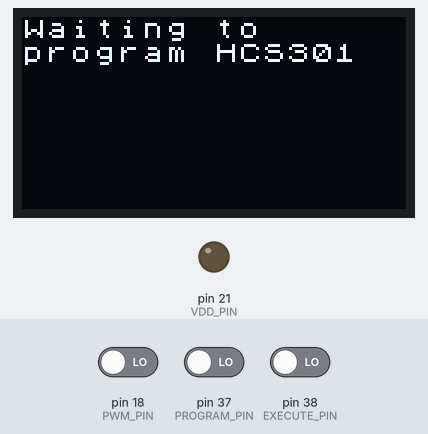
A sketch run on a simulated Arduino Mega 2560, built with avr-gcc and run on an emulated ATmega2560. Parts: 128×64 one-colour display, output pins drawn as LEDs (lit = HIGH). The inputs (shaded band) are chosen by the test bench; at power-on: pin 37 (PROGRAM_PIN) LOW, pin 18 (PWM_PIN) LOW, pin 38 (EXECUTE_PIN) LOW. Pins used as bus, display or sensor lines are not drawn; what the sketch prints to the serial monitor is not drawn.

Above: at 1.3 s.
1.4 s: pin 37 (PROGRAM_PIN) driven HIGH
At 3.0 s:
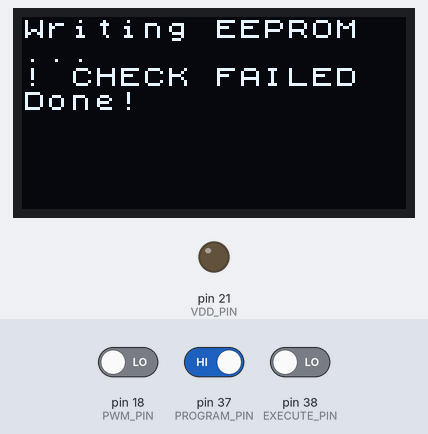
4.0 s: pin 18 (PWM_PIN) driven HIGH
7.0 s: pin 37 (PROGRAM_PIN) driven LOW and pin 38 (EXECUTE_PIN) driven HIGH
10.0 s: pin 38 (EXECUTE_PIN) driven LOW
At 10.7 s:
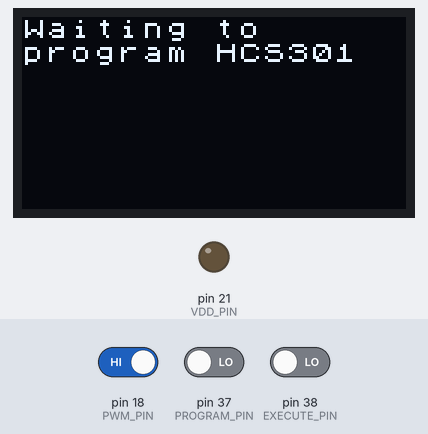
11.5 s: pin 38 (EXECUTE_PIN) driven HIGH
At 14.3 s:
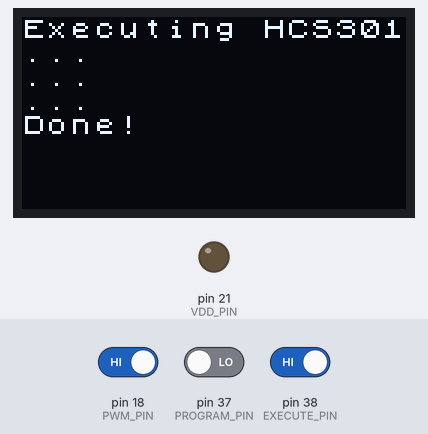
14.5 s: pin 37 (PROGRAM_PIN) driven HIGH
At 17.5 s:
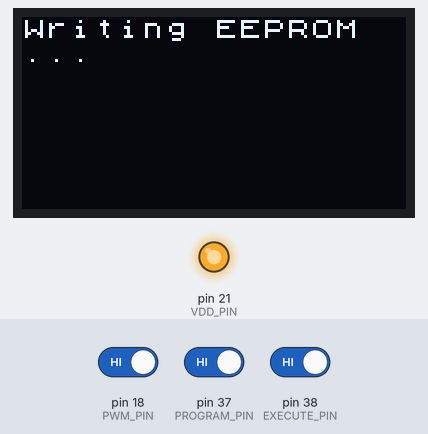
Timing chart, 0 to 18.5 s (numbered marks = the images above; inputs shaded):
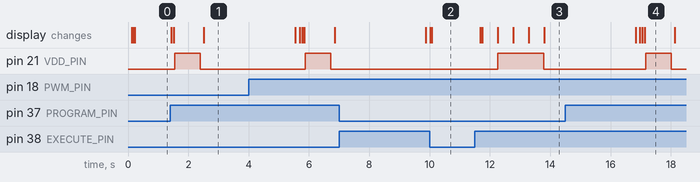

The sketch:

hcs301_programming.ino
```cpp
#include <U8x8lib.h>
U8X8_SSD1306_128X64_NONAME_SW_I2C u8x8(/* clock=*/ 15, /* data=*/ 4, /* reset=*/ 16);

// This is how many words the EEPROM has (12x 16 bit addresses)
#define EEPROM_SIZE 12
// The PWM PIN for programming/reading data.
#define PWM_PIN 18
// Clock Pin (S2)
#define CLK_PIN 14
// Power PIN
#define VDD_PIN 21
// Input for programming button
#define PROGRAM_PIN 37
// Input for execute button
#define EXECUTE_PIN 38

// Configuration Struct
struct HCSConfig {
  int auto_shutoff;
  int bsl0;
  int bsl1;
  int voltage_low;
  int overflow_0;
  int overflow_1;
  int envelope_encryption;
};

uint16_t eeprom_buffer[EEPROM_SIZE]; // Buffer for EEPROM Data
uint16_t vbuffer[EEPROM_SIZE]; // Data for verification received from device

void config_eeprom_buffer(uint16_t *eeprom_buffer, uint64_t key, uint16_t sync, uint32_t serial, uint32_t seed, struct HCSConfig config) {
  uint16_t base_config = 0x0000;
  // config_eeprom makes heavy use of bitmasking so that the function is a bit more user friendly.
  // Instead of passing 4 variables for the key, just pass a 64bit uint.
  // Since the HCS301 takes the eeprom config in 16 bit chunks when writing, we store it like that inside an array of 16 bit ints

  // Configure the secret key:
  // Split the key up into 4 separate words inside the eeprom buffer
  // This is accomplished by bitmasking the 64 bit key provided as an argument
  eeprom_buffer[0] = (key & 0x000000000000ffff);          // KEY_0
  eeprom_buffer[1] = (key & 0x00000000ffff0000) >> 16;    // KEY_1
  eeprom_buffer[2] = (key & 0x0000ffff00000000) >> 32;    // KEY_2
  eeprom_buffer[3] = (key & 0xffff000000000000) >> 48;    // KEY_3
  eeprom_buffer[4] = sync;                                // SYNC
  eeprom_buffer[5] = 0x0000;                              // RESERVED

  // In the HCS301 serial numbers only use the first 28 bits. If anything is set with those first 4 bits, its an invalid serial number
  // That being said, the bits are just ignored...
  if (serial >= 0x10000000) {
    printf("Invalid Serial!");
  }

  // Take the serial number and split into 2 words by bitmask and shift.
  eeprom_buffer[6] = (serial & 0x0000ffff);               // SERIAL_0
  eeprom_buffer[7] = (serial & 0x0fff0000) >> 16;         // SERIAL_1 / Auto Shutoff (MSb)

  // If AUTO_SHUTOFF is true, set the most significant bit (31) of the serial number.
  // We can simply add 0x8000 to the since it will be set to zero because of the bitmask above
  if (config.auto_shutoff == 1) {
    eeprom_buffer[7] += 0x8000;
  }

  // Split the seed into 2 words
  eeprom_buffer[8] = (seed & 0x0000ffff);                 // SEED_0
  eeprom_buffer[9] = (seed & 0xffff0000) >> 16;           // SEED_1
  eeprom_buffer[10] = 0x0000;                             // RESERVED

  // Setup the base config. We mask with 0x1 so if for some reason a bad int is passed, for example 0x1001, we ignore everything else for the bitwise or.
  // Probably not necessary, but...
  base_config = ((config.overflow_0 & 0x1) << 10) | base_config;
  base_config = ((config.overflow_1 & 0x1) << 11) | base_config;
  base_config = ((config.voltage_low & 0x1) << 12) | base_config;
  base_config = ((config.bsl0 & 0x1) << 13) | base_config;
  base_config = ((config.bsl1 & 0x1) << 14) | base_config;

  // Take the first 10 bit of the serial number to set the discrimination bits per the datasheet:
  eeprom_buffer[11] = (serial & 0x03ff) | base_config;    // CONFIG
}

void print_eeprom_buffer(uint16_t *eeprom_buffer) {
  // This function just prints stuff to the serial line for debugging. Useful for looking at what will be sent in binary/hex to verify functionality.
  int val;
  int bitmask;
  char buf[64]; // Temporary buffer for our formatted text for serial output.
  for (int line_number = 0; line_number < EEPROM_SIZE; line_number++) {
    sprintf(buf, "%1.2i: 0x%.4x  ", line_number, eeprom_buffer[line_number]);
    Serial.print(buf);
    // Print the binary representation of the number
    for (int i = 15; i >= 0; i--) {
      // First, we want to mask the bit we are interested in
      bitmask = 0x01 << i;
      // Next, lets mask the bit and shift to get the value
      val = (eeprom_buffer[line_number] & bitmask) >> i;
      sprintf(buf, "%i", val);
      Serial.print(buf);
      if (i != 0) {
        Serial.print(" ");
      }
    }
    Serial.print("\n");
  }
}

void write_eeprom_buffer(uint16_t *eeprom_buffer, uint16_t *vbuffer) {
  // Set PWM to output mode
  pinMode(CLK_PIN, OUTPUT);
  pinMode(PWM_PIN, OUTPUT);
  // Default the pwm to low
  digitalWrite(PWM_PIN, LOW);
  // Enable programming mode for the HCS301
  // S2[CLK_PIN] High for 3.5MS
  digitalWrite(CLK_PIN, HIGH);
  digitalWrite(VDD_PIN, HIGH);
  // TPS for 3.5ms-4.5ms
  delayMicroseconds(3500);
  digitalWrite(PWM_PIN, HIGH);
  // TPH1 for minimum of 3.5ms
  delayMicroseconds(3500);
  digitalWrite(PWM_PIN, LOW);
  // TPH2 for 50us
  delayMicroseconds(50);
  digitalWrite(CLK_PIN, LOW);
  // TPBW for 4.0ms
  delay(4);
  for (int line_number = 0; line_number < EEPROM_SIZE; line_number++) {
    // Ensure PWM is in output mode.
    pinMode(PWM_PIN, OUTPUT);
    for (int i = 0; i <= 15; i++) {
      uint16_t val;
      // Shift the buffer line_number i bits to the right, then bitmask with 0x01 to get a 0 or 1 (LOW/HIGH) and output directly to the PWM pin.
      val = (eeprom_buffer[line_number] >> i) & 0x01;
      digitalWrite(PWM_PIN, val);
      digitalWrite(CLK_PIN, HIGH);
      delayMicroseconds(35);
      digitalWrite(CLK_PIN, LOW);
      delayMicroseconds(35);
    }
    digitalWrite(CLK_PIN, LOW);
    digitalWrite(PWM_PIN, LOW);
    // Set PWM to input mode so we can get the ack
    pinMode(PWM_PIN, INPUT);
    // TWC for 50ms
    delay(50);
  }
  // Verify Cycle.
  digitalWrite(CLK_PIN, LOW);
  digitalWrite(PWM_PIN, LOW);
  for (int line_number = 0; line_number < EEPROM_SIZE; line_number++) {
    uint16_t val = 0x0000;
    for (int i = 0; i < 16 ; i++) {
      digitalWrite(CLK_PIN, HIGH);
      delayMicroseconds(35);
      // Read from LSB first...
      val += digitalRead(PWM_PIN) << i;
      digitalWrite(CLK_PIN, LOW);
      delayMicroseconds(35);
    }
    // Write the entire word to the vbuffer
    vbuffer[line_number] = val;
  }
  // Turn off the HCS301
  delay(200);
  digitalWrite(VDD_PIN, LOW);
}

void setup() {
  Serial.begin(115200);
  delay(100);
  u8x8.begin();
  u8x8.setFont(u8x8_font_chroma48medium8_r);
  pinMode(CLK_PIN, OUTPUT);     // CLK (S2)
  pinMode(PWM_PIN, OUTPUT);     // PWM
  pinMode(VDD_PIN, OUTPUT);     // VDD for HCS301
  pinMode(PROGRAM_PIN, INPUT);  // Program Button
  pinMode(EXECUTE_PIN, INPUT);  // Program Button
}

uint64_t key = 0xdeadbeefbeefdead;
uint32_t serialnumber = 0x0badfeed;
uint16_t sync = 0x0000;
uint32_t seed = 0xdaadeeee;
int btn_execute = 0;
int btn_program = 0;

void loop() {
  // This is the main loop of the HCS301 programming.
  u8x8.drawString(0, 0, "Waiting to");
  u8x8.drawString(0, 1, "program HCS301");
  btn_program = digitalRead(PROGRAM_PIN);
  btn_execute = digitalRead(EXECUTE_PIN);
  if (btn_program == HIGH) {
    int success = 1;
    u8x8.clearDisplay();
    u8x8.drawString(0, 0, "Writing EEPROM");
    u8x8.drawString(0, 1, "...");
    // Configuration for BSL/voltage/auto shutoff
    struct HCSConfig config;
    config.auto_shutoff = 1;
    config.bsl0 = 0;
    config.bsl1 = 0;
    config.voltage_low = 0;
    config.overflow_0 = 0;
    config.overflow_1 = 0;
    config.envelope_encryption = 0;
    config_eeprom_buffer(eeprom_buffer, key, sync, serialnumber, seed, config);
    Serial.print("HCS301 EEPROM layout to write:\n");
    print_eeprom_buffer(eeprom_buffer);
    Serial.print("Writing EEPROM\n");
    write_eeprom_buffer(eeprom_buffer, vbuffer);
    for (int i = 0; i < EEPROM_SIZE; i++){
      if (eeprom_buffer[i] != vbuffer[i]) {
        success = 0;
      }
    }
    Serial.print("HCS301 EEPROM verification:\n");
    print_eeprom_buffer(vbuffer);
    Serial.print("...\n");
    if (success == 0) {
      Serial.print("!! EEPROM CHECK FAILURE\n");
      u8x8.drawString(0, 2, "! CHECK FAILED");
    } else {
      Serial.print("EEPROM check OK\n");
      u8x8.drawString(0, 2, "EEPROM OK");
    }
    Serial.print("...\n");
    Serial.print("Done.\n");
    u8x8.drawString(0, 3, "Done!");
    // Increment Serial Number
    serialnumber += 1;
    delay(3000);
    u8x8.clearDisplay();
  }
  if (btn_execute == HIGH) {
    u8x8.clearDisplay();
    u8x8.drawString(0, 0, "Executing HCS301");
    pinMode(PWM_PIN, INPUT);
    delay(500);
    u8x8.drawString(0, 1, "...");
    digitalWrite(VDD_PIN, HIGH);
    digitalWrite(CLK_PIN, HIGH);
    delay(500);
    u8x8.drawString(0, 2, "...");
    delay(500);
    u8x8.drawString(0, 3, "...");
    delay(500);
    digitalWrite(VDD_PIN, LOW);
    digitalWrite(CLK_PIN, LOW);
    u8x8.drawString(0, 4, "Done!");
    delay(3000);
    u8x8.clearDisplay();
  }
  delay(100);


}
```

Measured:
- after the input at 1.4 s, pin 21 (VDD_PIN): LOW → HIGH after 0.15 s, → LOW 0.84 s later; the display: first changes at once (image 1 shows a later state)
- after the input at 10.0 s, pin 21 (VDD_PIN): stays LOW (without the input it goes to HIGH after 0.68 s); the display: first differs from a run without the input after 0.07 s (image 2)
- after the input at 11.5 s, pin 21 (VDD_PIN): LOW → HIGH after 0.76 s, → LOW 1.5 s later; the display: first changes after 0.18 s (image 3 shows a later state)
- after the input at 14.5 s, pin 21 (VDD_PIN): LOW → HIGH after 2.7 s instead of 3.1 s; the display: first differs from a run without the input after 2.6 s (image 4)
